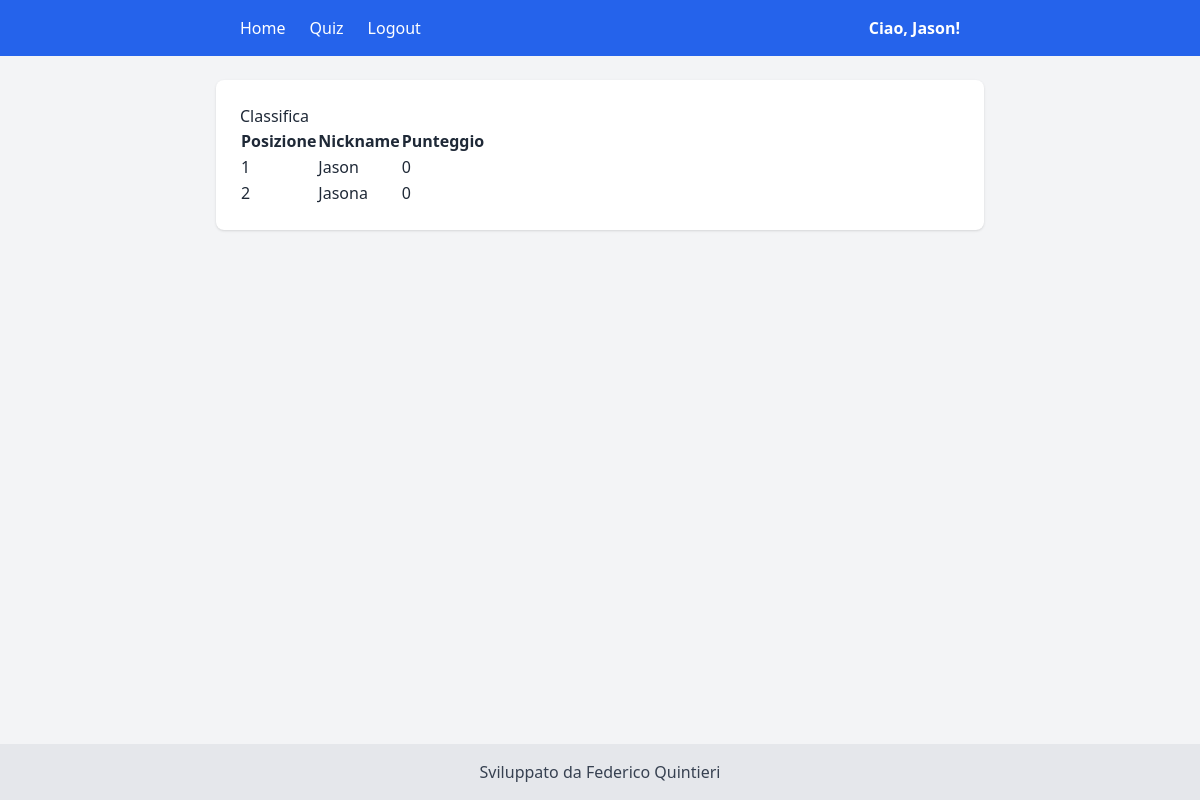
Page /quiz/leaderboard (signed in) on the committed database.
### app/models.py (models this page shows)
class User(db.Model, UserMixin):
    id = db.Column(db.Integer, primary_key=True)
    nickname = db.Column(db.String(80), unique=True, nullable=False)
    password = db.Column(db.String(200), nullable=False)
    score = db.Column(db.Integer, default=0)

### app/controllers/quiz_controller.py (the view)
@quiz_bp.route("/leaderboard")
def leaderboard():
    from app.models import User
    users = User.query.order_by(User.score.desc()).all()
    return render_template("leaderboard.html", users=users)

### app/security/auth.py (called while the page is built)
@login_manager.user_loader
def load_user(user_id):
    return User.query.get(int(user_id))

### templates/leaderboard.html
{% extends "base.html" %}
{% block content %}
<h2>Classifica</h2>
<table border="1">
    <tr>
        <th>Posizione</th>
        <th>Nickname</th>
        <th>Punteggio</th>
    </tr>
    {% for user in users %}
    <tr>
        <td>{{ loop.index }}</td>
        <td>{{ user.nickname }}</td>
        <td>{{ user.score }}</td>
    </tr>
    {% endfor %}
</table>
{% endblock %}

### templates/base.html (shortened to what this page needs)
<!DOCTYPE html>
<html lang="it">
<head>
    <script src="https://cdn.tailwindcss.com"></script>
</head>
<body class="bg-gray-100 text-gray-800 font-sans min-h-screen flex flex-col">
    <header class="bg-blue-600 text-white">
        <nav class="max-w-3xl mx-auto px-6 py-4 flex justify-between items-center">
            <div class="flex space-x-6 ">
                <a href="{{ url_for('weather.home') }}" class="hover:underline">Home</a>
                {% if current_user.is_authenticated %}
                <a href="{{ url_for('quiz.quiz') }}" class="hover:underline">Quiz</a>
                <a href="{{ url_for('auth.logout') }}" class="hover:underline">Logout</a>
                {% else %}
                <a href="{{ url_for('auth.login') }}" class="hover:underline">Login</a>
                <a href="{{ url_for('auth.register') }}" class="hover:underline">Registrazione</a>
                {% endif %}
            </div>
            <div class="ml-6">
                {% if current_user.is_authenticated %}
                <span class="font-semibold">Ciao, {{ current_user.nickname }}!</span>
                {% endif %}
            </div>
        </nav>
    </header>
    <main class="flex-1 flex justify-center items-start p-6">
        <div class="w-full max-w-3xl bg-white p-6 rounded-lg shadow">
            {% block content %}{% endblock %}
        </div>
    </main>
    <footer class="bg-gray-200 text-gray-700 p-4 text-center">
        Sviluppato da Federico Quintieri
    </footer>
</body>
</html>

### rows in the picture
User: nickname "Jason", score "0"
User: nickname "Jasona", score "0"
